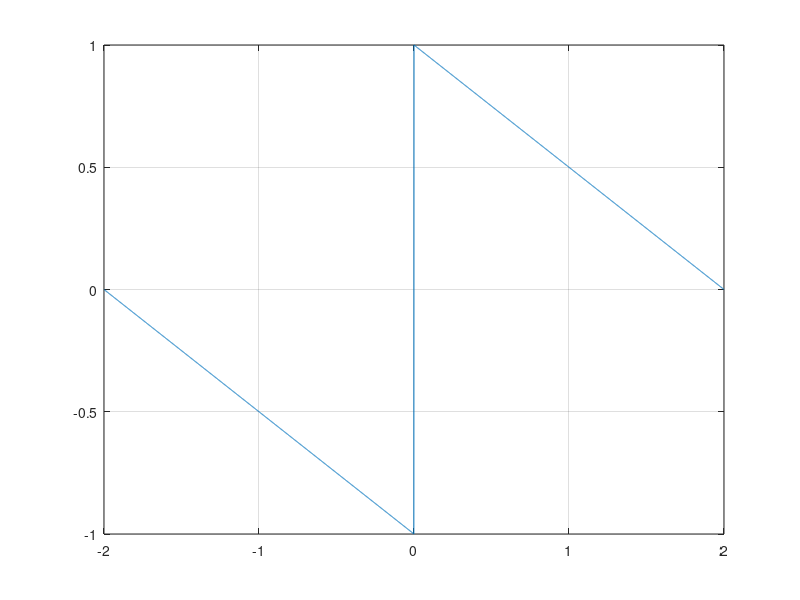
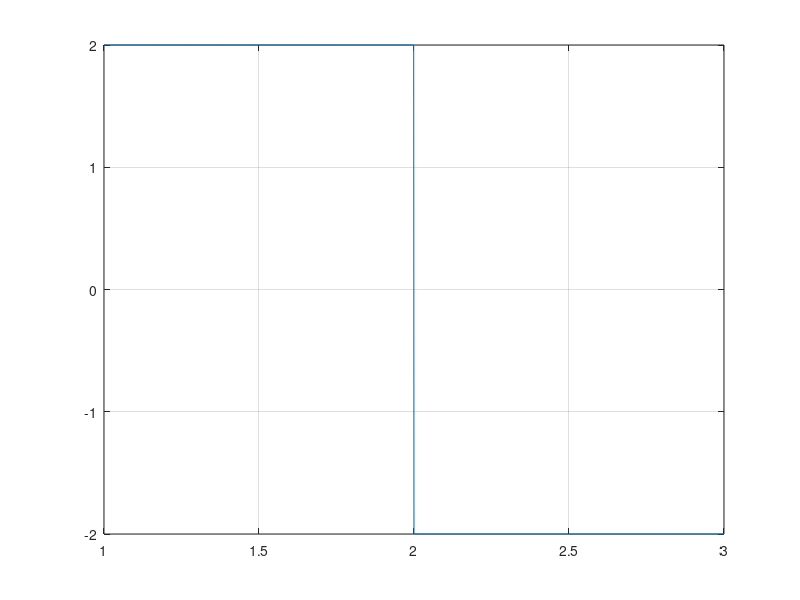
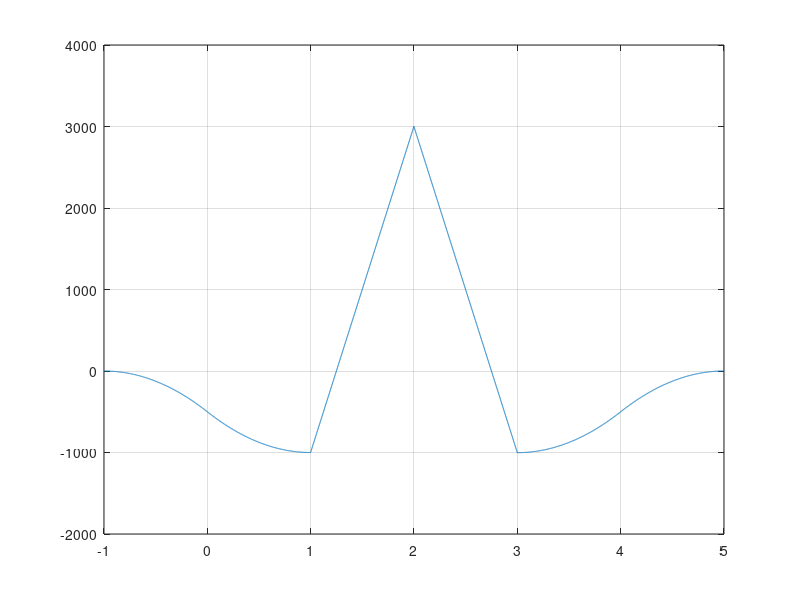
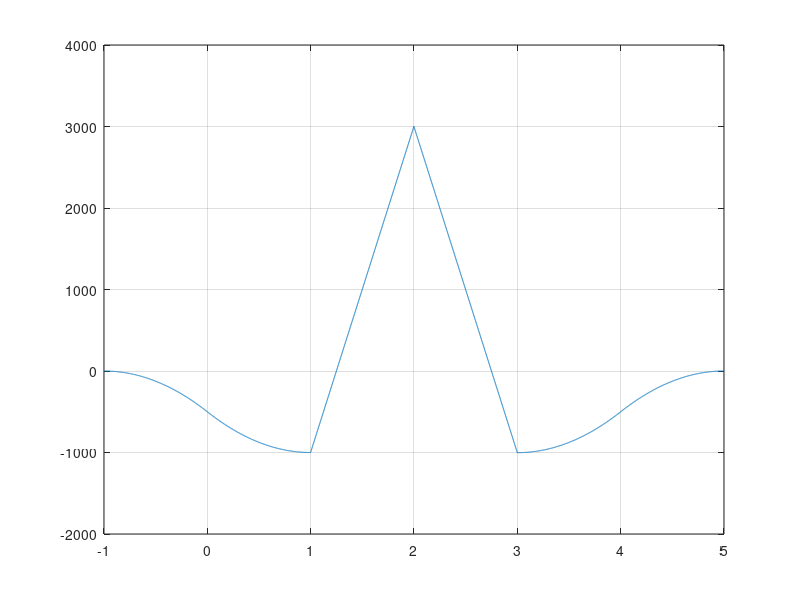

The MATLAB script that drew these images, in order: (Note: this script raises an error after producing the figures.)
help conv; %Convolución
help awgn; %Agregan ruido a las señales
help corrcoef; %Coeficiente de corelación (comparación)

%% Ecuación x(t)
t=-2:0.001:2;
x= (t<0)*0.5.*(-t-2)+(-1)*(t>=0)*0.5.*(t-2);
figure Name 'señal uno x(t)'
plot(t,x)
grid on;

%Ecuación h(t)
t2 = 1:0.001:3;
h=(t2<2).*(0.*t2+2)+(t2>=2).*(0.*t2-2);
figure name 'señal dos h(t)'
plot(t2,h);
grid on;

%Convolución de x(t) en h(t)
t3=-1:0.001:5;
f = conv (x,h);
figure Name 'convolución x en h'
plot(t3,f);
grid on;

%Convolución h(t) en x(t)
t4=-1:0.001:5;
figure Name 'convolución h en x'
g = conv (h,x);
plot(t4,g);
grid on;


%% PARTE 3

load handel
sound (y)
x=40;
yn=awgn(y,x), %donde x es la razón señal a ruido de la señal yn
c=xcorr(y,yn);
d=corrcoef(y, yn)
sound (yn); 
